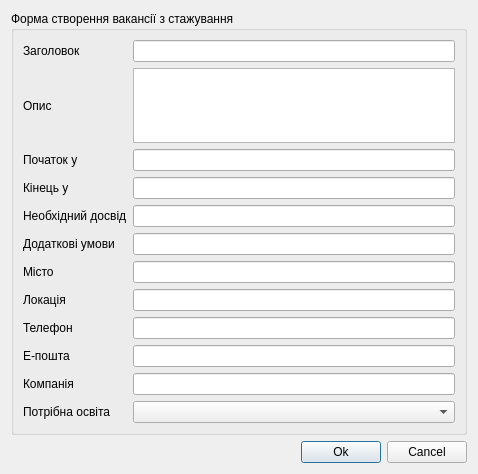
<?xml version="1.0" encoding="UTF-8"?>
<ui version="4.0">
 <class>EducationCreateWindow</class>
 <widget class="QDialog" name="EducationCreateWindow">
  <property name="geometry">
   <rect>
    <x>0</x>
    <y>0</y>
    <width>478</width>
    <height>474</height>
   </rect>
  </property>
  <property name="windowTitle">
   <string>Dialog</string>
  </property>
  <layout class="QGridLayout" name="gridLayout_2">
   <item row="0" column="0" colspan="3">
    <widget class="QGroupBox" name="groupBox">
     <property name="title">
      <string>Форма створення вакансії з стажування</string>
     </property>
     <layout class="QGridLayout" name="gridLayout">
      <item row="8" column="0">
       <widget class="QLabel" name="l_location">
        <property name="text">
         <string>Телефон</string>
        </property>
       </widget>
      </item>
      <item row="11" column="2">
       <widget class="QLineEdit" name="le_email"/>
      </item>
      <item row="5" column="0">
       <widget class="QLabel" name="l_phone">
        <property name="text">
         <string>Додаткові умови</string>
        </property>
       </widget>
      </item>
      <item row="1" column="2">
       <widget class="QTextEdit" name="te_description">
        <property name="minimumSize">
         <size>
          <width>48</width>
          <height>0</height>
         </size>
        </property>
       </widget>
      </item>
      <item row="2" column="0">
       <widget class="QLabel" name="l_education">
        <property name="text">
         <string>Початок у</string>
        </property>
       </widget>
      </item>
      <item row="0" column="2">
       <widget class="QLineEdit" name="le_title"/>
      </item>
      <item row="2" column="2">
       <widget class="QLineEdit" name="le_for_time_start"/>
      </item>
      <item row="5" column="2">
       <widget class="QLineEdit" name="le_option_condition"/>
      </item>
      <item row="3" column="2">
       <widget class="QLineEdit" name="le_for_time_end"/>
      </item>
      <item row="4" column="0">
       <widget class="QLabel" name="l_city">
        <property name="text">
         <string>Необхідний досвід</string>
        </property>
       </widget>
      </item>
      <item row="1" column="0">
       <widget class="QLabel" name="l_salary">
        <property name="text">
         <string>Опис</string>
        </property>
       </widget>
      </item>
      <item row="7" column="2">
       <widget class="QLineEdit" name="le_location"/>
      </item>
      <item row="8" column="2">
       <widget class="QLineEdit" name="le_phone"/>
      </item>
      <item row="12" column="0">
       <widget class="QLabel" name="label">
        <property name="text">
         <string>Компанія</string>
        </property>
       </widget>
      </item>
      <item row="0" column="0">
       <widget class="QLabel" name="l_title">
        <property name="text">
         <string>Заголовок</string>
        </property>
       </widget>
      </item>
      <item row="11" column="0">
       <widget class="QLabel" name="l_company">
        <property name="text">
         <string>Е-пошта</string>
        </property>
       </widget>
      </item>
      <item row="4" column="2">
       <widget class="QLineEdit" name="le_req_experience"/>
      </item>
      <item row="3" column="0">
       <widget class="QLabel" name="l_experience">
        <property name="text">
         <string>Кінець у</string>
        </property>
       </widget>
      </item>
      <item row="6" column="2">
       <widget class="QLineEdit" name="le_city"/>
      </item>
      <item row="6" column="0">
       <widget class="QLabel" name="l_description">
        <property name="text">
         <string>Місто</string>
        </property>
       </widget>
      </item>
      <item row="7" column="0">
       <widget class="QLabel" name="l_email">
        <property name="text">
         <string>Локація</string>
        </property>
       </widget>
      </item>
      <item row="13" column="0">
       <widget class="QLabel" name="label_2">
        <property name="text">
         <string>Потрібна освіта</string>
        </property>
       </widget>
      </item>
      <item row="13" column="2">
       <widget class="QComboBox" name="cb_education"/>
      </item>
      <item row="12" column="2">
       <widget class="QLineEdit" name="le_company"/>
      </item>
     </layout>
    </widget>
   </item>
   <item row="1" column="0">
    <spacer name="horizontalSpacer">
     <property name="orientation">
      <enum>Qt::Horizontal</enum>
     </property>
     <property name="sizeHint" stdset="0">
      <size>
       <width>303</width>
       <height>20</height>
      </size>
     </property>
    </spacer>
   </item>
   <item row="1" column="1">
    <widget class="QPushButton" name="btn_ok">
     <property name="text">
      <string>Ok</string>
     </property>
    </widget>
   </item>
   <item row="1" column="2">
    <widget class="QPushButton" name="btn_cancel">
     <property name="text">
      <string>Cancel</string>
     </property>
    </widget>
   </item>
  </layout>
 </widget>
 <resources/>
 <connections/>
</ui>
